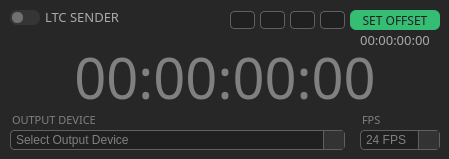
    <widget class="QFrame" name="ltc_frame">
     <property name="geometry">
      <rect>
       <x>40</x>
       <y>40</y>
       <width>449</width>
       <height>159</height>
      </rect>
     </property>
     <property name="styleSheet">
      <string notr="true">background: #272727;
border-radius: 10</string>
     </property>
     <property name="frameShape">
      <enum>QFrame::StyledPanel</enum>
     </property>
     <property name="frameShadow">
      <enum>QFrame::Raised</enum>
     </property>
     <widget class="QCheckBox" name="ltc_switch">
      <property name="geometry">
       <rect>
        <x>10</x>
        <y>10</y>
        <width>30</width>
        <height>15</height>
       </rect>
      </property>
      <property name="cursor">
       <cursorShape>PointingHandCursor</cursorShape>
      </property>
      <property name="styleSheet">
       <string notr="true">    QCheckBox {
        width: 30px;
        height: 15px;
        background-color: #353535;
        border-radius: 7px;
        padding: 2px;
    }
    QCheckBox::indicator {
        width: 11px	;
        height: 11px;
        background-color: #707070;
        border-radius: 5px;
    }
    QCheckBox::indicator:checked {
        background-color: #36BD74;;
        margin-left: 16px;
    }
    QCheckBox::indicator:hover {
        background-color: #99ff99;
    }
    QCheckBox::indicator:checked:hover {
        background-color: #36BD74;
    }
    QCheckBox::indicator:checked:disabled {
        background-color: #999999;
    }</string>
      </property>
      <property name="text">
       <string/>
      </property>
      <property name="shortcut">
       <string/>
      </property>
      <property name="checked">
       <bool>false</bool>
      </property>
      <property name="tristate">
       <bool>false</bool>
      </property>
     </widget>
     <widget class="QLabel" name="ltc_tc_label">
      <property name="geometry">
       <rect>
        <x>0</x>
        <y>47</y>
        <width>450</width>
        <height>60</height>
       </rect>
      </property>
      <property name="font">
       <font>
        <family>IBM Plex Sans Light</family>
        <pointsize>42</pointsize>
        <italic>false</italic>
       </font>
      </property>
      <property name="styleSheet">
       <string notr="true">color:grey</string>
      </property>
      <property name="text">
       <string>00:00:00:00</string>
      </property>
      <property name="alignment">
       <set>Qt::AlignCenter</set>
      </property>
     </widget>
     <widget class="QComboBox" name="ltc_output_combo_box">
      <property name="geometry">
       <rect>
        <x>10</x>
        <y>130</y>
        <width>335</width>
        <height>20</height>
       </rect>
      </property>
      <property name="styleSheet">
       <string notr="true">QComboBox {
    background-color: #202020;
    color: grey;
    border: 1px solid #606060;
    border-radius: 4px;
    padding: 2px;
	padding-left:5px;
}

QComboBox::drop-down {
    subcontrol-origin: padding;
    subcontrol-position: top right;
    width: 20px;
    border-left-width: 1px;
    border-left-color: #606060;
    border-left-style: solid;
    background: #333333;
}

QComboBox::drop-down::hover {
    background: #404040;
}

QComboBox::drop-down::pressed {
    background: #505050;
}


QComboBox::down-arrow {
    image: url(C:/Users/Eduardo Rodriguez/Desktop/PythonTimeCode/img/arrow2.png);
    width: 10px;
}

QComboBox QAbstractItemView {
	border-radius:0;
    border-bottom-right-radius: 2px;
    border-bottom-left-radius: 2px;
    background: #303030;
    border: 1px solid #404040;
    padding: 4px 4px 4px 4px;
    color: grey;
}

QComboBox:disabled  {
    background-color:  transparent;
    color: grey;
    border: 1px solid #404040;
    border-radius: 4px;
    padding: 2px;
	padding-left:5px;
}

QComboBox::drop-down::disabled  {
    background-color:  transparent;
    color: grey;
    border: 0px solid #404040;
    border-radius: 4px;
    padding: 2px;
}

QComboBox::down-arrow::disabled {
    image: none;
    width: 10px;
}

</string>
      </property>
      <item>
       <property name="text">
        <string>Select Output Device</string>
       </property>
      </item>
     </widget>
     <widget class="QComboBox" name="ltc_fps_combo_box">
      <property name="geometry">
       <rect>
        <x>360</x>
        <y>130</y>
        <width>80</width>
        <height>20</height>
       </rect>
      </property>
      <property name="minimumSize">
       <size>
        <width>0</width>
        <height>0</height>
       </size>
      </property>
      <property name="styleSheet">
       <string notr="true">QComboBox {
    background-color: #202020;
    color: grey;
    border: 1px solid #606060;
    border-radius: 4px;
    padding: 2px;
	padding-left:5px;
}

QComboBox::drop-down {
    subcontrol-origin: padding;
    subcontrol-position: top right;
    width: 20px;
    border-left-width: 1px;
    border-left-color: #606060;
    border-left-style: solid;
    background: #333333;
}

QComboBox::drop-down::hover {
    background: #404040;
}

QComboBox::drop-down::pressed {
    background: #505050;
}


QComboBox::down-arrow {
    image: url(C:/Users/Eduardo Rodriguez/Desktop/PythonTimeCode/img/arrow2.png);
    width: 10px;
}

QComboBox QAbstractItemView {
	border-radius:0;
    border-bottom-right-radius: 2px;
    border-bottom-left-radius: 2px;
    background: #303030;
    border: 1px solid #404040;
    padding: 4px 4px 4px 4px;
    color: grey;
}

QComboBox:disabled  {
    background-color:  transparent;
    color: grey;
    border: 1px solid #404040;
    border-radius: 4px;
    padding: 2px;
	padding-left:5px;
}

QComboBox::drop-down::disabled  {
    background-color:  transparent;
    color: grey;
    border: 0px solid #404040;
    border-radius: 4px;
    padding: 2px;
}

QComboBox::down-arrow::disabled {
    image: none;
    width: 10px;
}

</string>
      </property>
      <item>
       <property name="text">
        <string>24 FPS</string>
       </property>
      </item>
      <item>
       <property name="text">
        <string>25 FPS</string>
       </property>
      </item>
      <item>
       <property name="text">
        <string>30 FPS</string>
       </property>
      </item>
     </widget>
     <widget class="QPushButton" name="ltc_offset_button">
      <property name="enabled">
       <bool>true</bool>
      </property>
      <property name="geometry">
       <rect>
        <x>350</x>
        <y>10</y>
        <width>90</width>
        <height>20</height>
       </rect>
      </property>
      <property name="font">
       <font>
        <family>IBM Plex Sans Medium</family>
        <pointsize>9</pointsize>
        <weight>50</weight>
        <italic>false</italic>
        <bold>false</bold>
       </font>
      </property>
      <property name="styleSheet">
       <string notr="true">QPushButton {
        background-color: #36BD74;
        color: #202020;
        border: none;
        border-radius: 6px;
    }
    QPushButton:hover {
        background-color: #225e3f;
    }
    QPushButton:pressed {
        background-color: #888888;
        border-style: inset;
    }

QPushButton:disabled {
        background-color: #353535;
        color: #202020;
    }


</string>
      </property>
      <property name="text">
       <string>SET OFFSET</string>
      </property>
     </widget>
     <widget class="QLabel" name="ltc_label">
      <property name="geometry">
       <rect>
        <x>45</x>
        <y>9</y>
        <width>101</width>
        <height>16</height>
       </rect>
      </property>
      <property name="font">
       <font>
        <family>IBM Plex Sans Medium</family>
        <pointsize>10</pointsize>
        <weight>50</weight>
        <bold>false</bold>
       </font>
      </property>
      <property name="styleSheet">
       <string notr="true">color:#AAAAAA</string>
      </property>
      <property name="text">
       <string>LTC SENDER</string>
      </property>
     </widget>
     <widget class="QLabel" name="ltc_offset_label">
      <property name="geometry">
       <rect>
        <x>350</x>
        <y>30</y>
        <width>90</width>
        <height>20</height>
       </rect>
      </property>
      <property name="font">
       <font>
        <family>IBM Plex Sans ExtraLight</family>
        <pointsize>10</pointsize>
        <italic>false</italic>
       </font>
      </property>
      <property name="styleSheet">
       <string notr="true">color: #AAAAAA;</string>
      </property>
      <property name="frameShadow">
       <enum>QFrame::Plain</enum>
      </property>
      <property name="text">
       <string>00:00:00:00</string>
      </property>
      <property name="textFormat">
       <enum>Qt::PlainText</enum>
      </property>
      <property name="alignment">
       <set>Qt::AlignCenter</set>
      </property>
     </widget>
     <widget class="QLabel" name="ltc_fps_label">
      <property name="geometry">
       <rect>
        <x>362</x>
        <y>112</y>
        <width>25</width>
        <height>15</height>
       </rect>
      </property>
      <property name="font">
       <font>
        <family>IBM Plex Sans Light</family>
        <pointsize>8</pointsize>
        <weight>50</weight>
        <bold>false</bold>
       </font>
      </property>
      <property name="styleSheet">
       <string notr="true">color:grey</string>
      </property>
      <property name="text">
       <string>FPS</string>
      </property>
     </widget>
     <widget class="QLabel" name="ltc_output_label">
      <property name="geometry">
       <rect>
        <x>12</x>
        <y>112</y>
        <width>130</width>
        <height>15</height>
       </rect>
      </property>
      <property name="font">
       <font>
        <family>IBM Plex Sans Light</family>
        <pointsize>8</pointsize>
        <weight>50</weight>
        <bold>false</bold>
       </font>
      </property>
      <property name="styleSheet">
       <string notr="true">color:grey</string>
      </property>
      <property name="text">
       <string>OUTPUT DEVICE</string>
      </property>
     </widget>
     <widget class="QLineEdit" name="ltc_hh_offset">
      <property name="enabled">
       <bool>true</bool>
      </property>
      <property name="geometry">
       <rect>
        <x>230</x>
        <y>11</y>
        <width>25</width>
        <height>18</height>
       </rect>
      </property>
      <property name="font">
       <font>
        <family>IBM Plex Sans Light</family>
        <pointsize>9</pointsize>
        <weight>50</weight>
        <italic>false</italic>
        <bold>false</bold>
       </font>
      </property>
      <property name="styleSheet">
       <string notr="true">    QLineEdit {
    	background-color: #202020;
        border: 1px solid #606060;
        border-radius: 4px;
        color: #808080;
    }

QLineEdit:disabled  {
    background-color:  transparent;
    color: grey;
    border: 1px solid #404040;
    border-radius: 4px;
    padding: 2px;
}</string>
      </property>
      <property name="maxLength">
       <number>2</number>
      </property>
      <property name="alignment">
       <set>Qt::AlignCenter</set>
      </property>
     </widget>
     <widget class="QLineEdit" name="ltc_mm_offset">
      <property name="geometry">
       <rect>
        <x>260</x>
        <y>11</y>
        <width>25</width>
        <height>18</height>
       </rect>
      </property>
      <property name="font">
       <font>
        <family>IBM Plex Sans Light</family>
        <pointsize>9</pointsize>
        <weight>50</weight>
        <italic>false</italic>
        <bold>false</bold>
       </font>
      </property>
      <property name="styleSheet">
       <string notr="true">    QLineEdit {
    	background-color: #202020;
        border: 1px solid #606060;
        border-radius: 4px;
        color: #808080;
    }

QLineEdit:disabled  {
    background-color:  transparent;
    color: grey;
    border: 1px solid #404040;
    border-radius: 4px;
    padding: 2px;
}</string>
      </property>
      <property name="maxLength">
       <number>2</number>
      </property>
      <property name="alignment">
       <set>Qt::AlignCenter</set>
      </property>
     </widget>
     <widget class="QLineEdit" name="ltc_ss_offset">
      <property name="geometry">
       <rect>
        <x>290</x>
        <y>11</y>
        <width>25</width>
        <height>18</height>
       </rect>
      </property>
      <property name="font">
       <font>
        <family>IBM Plex Sans Light</family>
        <pointsize>9</pointsize>
        <weight>50</weight>
        <italic>false</italic>
        <bold>false</bold>
       </font>
      </property>
      <property name="styleSheet">
       <string notr="true">    QLineEdit {
    	background-color: #202020;
        border: 1px solid #606060;
        border-radius: 4px;
        color: #808080;
    }

QLineEdit:disabled  {
    background-color:  transparent;
    color: grey;
    border: 1px solid #404040;
    border-radius: 4px;
    padding: 2px;
}</string>
      </property>
      <property name="maxLength">
       <number>2</number>
      </property>
      <property name="alignment">
       <set>Qt::AlignCenter</set>
      </property>
     </widget>
     <widget class="QLineEdit" name="ltc_ff_offset">
      <property name="geometry">
       <rect>
        <x>320</x>
        <y>11</y>
        <width>25</width>
        <height>18</height>
       </rect>
      </property>
      <property name="font">
       <font>
        <family>IBM Plex Sans Light</family>
        <pointsize>9</pointsize>
        <weight>50</weight>
        <italic>false</italic>
        <bold>false</bold>
       </font>
      </property>
      <property name="styleSheet">
       <string notr="true">    QLineEdit {
    	background-color: #202020;
        border: 1px solid #606060;
        border-radius: 4px;
        color: #808080;
    }

QLineEdit:disabled  {
    background-color:  transparent;
    color: grey;
    border: 1px solid #404040;
    border-radius: 4px;
    padding: 2px;
}</string>
      </property>
      <property name="maxLength">
       <number>2</number>
      </property>
      <property name="alignment">
       <set>Qt::AlignCenter</set>
      </property>
     </widget>
    </widget>
